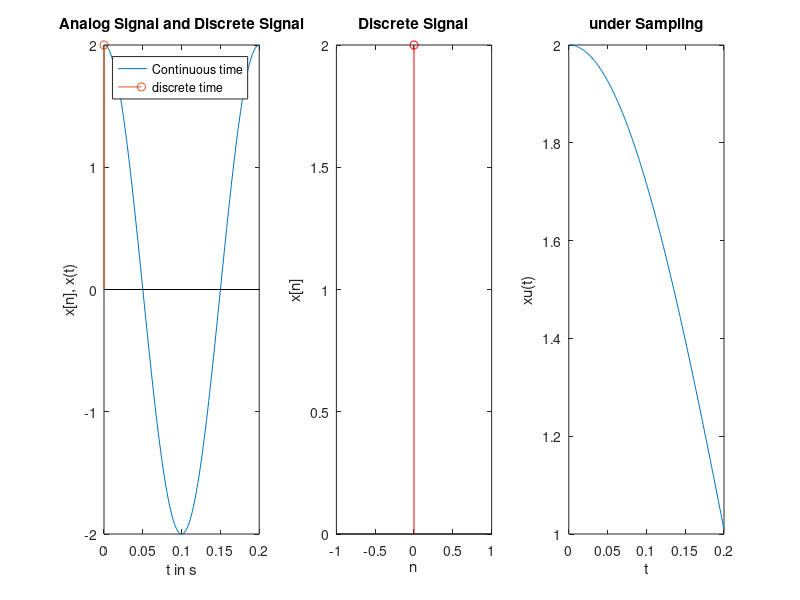

MATLAB code for this plot:
%% Program
clc; % clears the command window 
clear; %clears variables in workspace
close all; %close all fig windows
% which -all sinc

t=0:0.001:0.2; %analog time axis
f1=input ('Enter the input frequency1 = '); 
f2=input ('Enter the input frequency2 = '); 
xa=cos(2*pi*f1*t)+cos(2*pi*f2*t);
fm=max(f1,f2);
% For Right sampling fs=2*fm
% For Over sampling fs>2*fm so let fs=fm
% For Under sampling fs<2*fm so let fs=4*fm
fs=.6*fm; %fs = sampling freequency
ts=1/fs; 
n=0:1:(0.2*fs);
xd=cos(2*pi*f1*(n*ts))+cos(2*pi*f2*(n*ts));
figure;
subplot(1,3,1);
plot(t,xa);
xlabel('t in s');
ylabel('x[n], x(t)');

title('Analog Signal and Discrete Signal');
hold on;
stem(n*ts,xd);
hold off;
legend('Continuous time','discrete time');
subplot(1,3,2);
stem(n,xd,'r');
xlabel('n');
ylabel('x[n]');
title('Discrete Signal');
% xr(t) = sum over n=0,...,N-1: x(nT)*sin(pi*(t-nT)/T)/(pi*(t�nT)/T)
% Note that sin(pi*(t-nT)/T)/(pi*(t-nT)/T) = sinc((t-nT)/T)
% sinc(x) = sin(pi*x)/(pi*x) according to MATLAB
%(sin((t-(n'*ts))/ts) / (t-(n'*ts))/ts);
xr=xd*sinc((t-(n'*ts))/ts);
subplot(1,3,3);
plot(t,xr);
xlabel('t');
ylabel('xu(t)');
title('under Sampling'); %or /Over Sampling/ Under Sampling 
